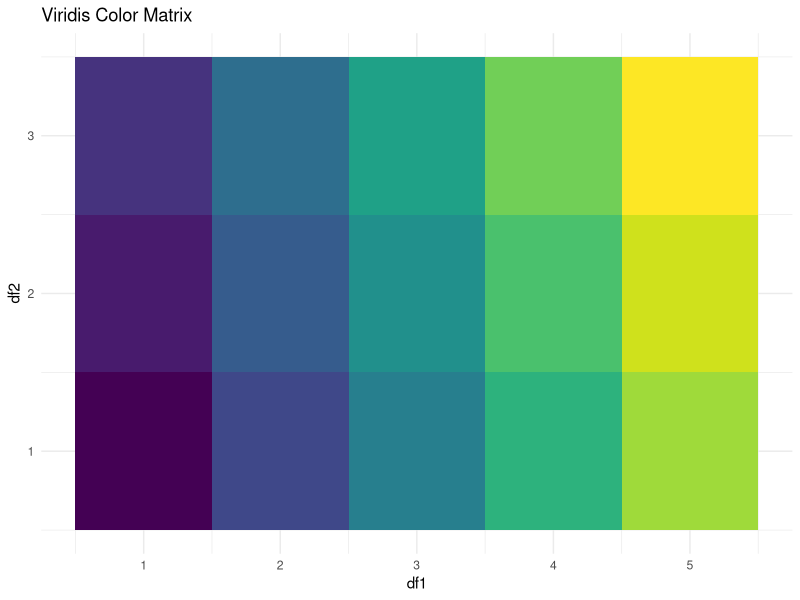
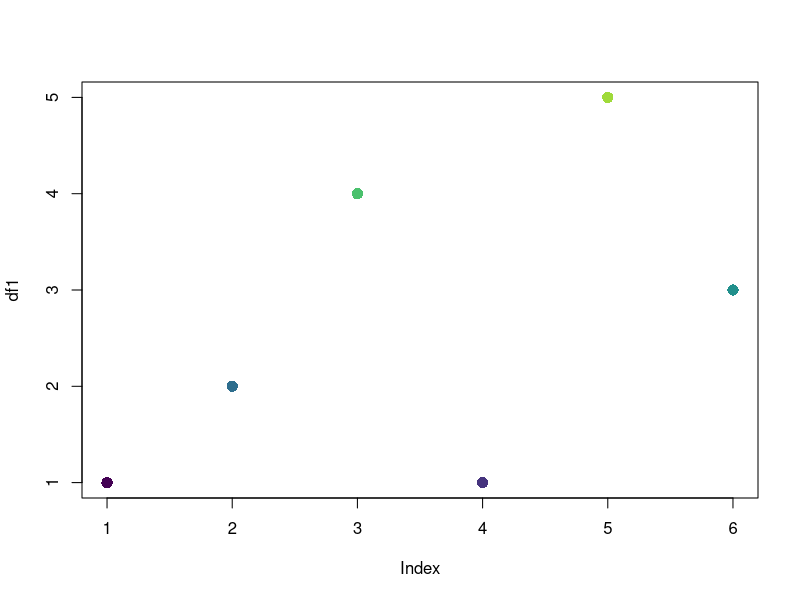

R code for these plots, in order:
library(ggplot2)
library(viridis)


#Dummy df
df <- data.frame(
  df1 = c(1, 2, 4, 1, 5, 3),
  df2 = c(1, 3, 2, 3, 1, 2)
)

##evtl müssen mittel, gering o.ä. noch in num. umgewandelt werden
# Kategorien bestimmen
cats1 <- seq(min(df$df1), max(df$df1))
cats2 <- seq(min(df$df2), max(df$df2))

n1 <- length(cats1)
n2 <- length(cats2)


##COLORMAP
# 1D-Farbskala (für Kombinationen)
vir_cols <- viridis(n1 * n2)

# 2D Color-Matrix
color_matrix <- matrix(
  vir_cols,
  nrow = n1,
  ncol = n2,
  byrow = TRUE
)

rownames(color_matrix) <- cats1
colnames(color_matrix) <- cats2




cm_df <- expand.grid(
  df1 = cats1,
  df2 = cats2
)

cm_df$color <- as.vector(color_matrix)

ggplot(cm_df, aes(df1, df2, fill = color)) +
  geom_tile() +
  scale_fill_identity() +
  theme_minimal() +
  labs(title = "Viridis Color Matrix")




#Dummy Plot
df$color <- mapply(
  function(a, b) color_matrix[as.character(a), as.character(b)],
  df$df1,
  df$df2
)

plot(
  seq_len(nrow(df)),
  df$df1,
  col = df$color,
  pch = 16,
  cex = 1.5,
  xlab = "Index",
  ylab = "df1"
)


